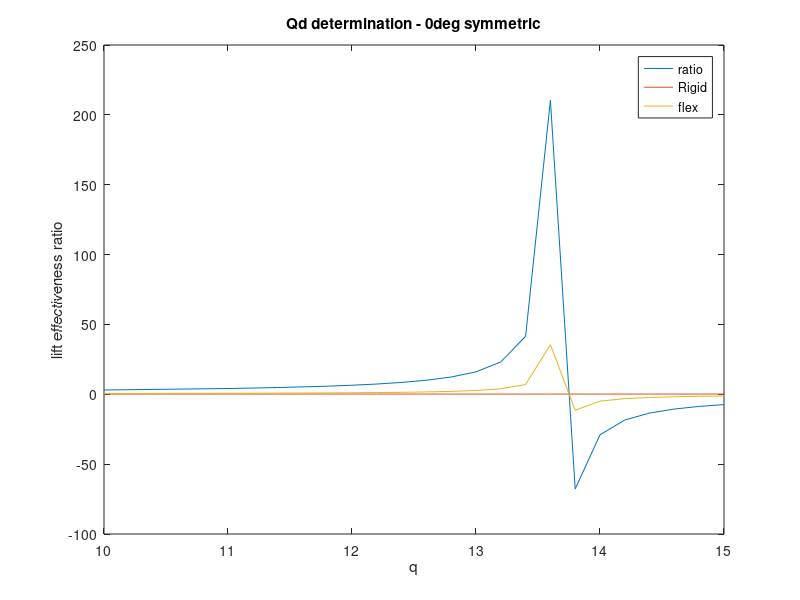

Reproduce this figure in MATLAB. (Note: this script raises an error after producing the figure.)
clc
clear all
b = 120; %in
c = 48;
S = c*b;
q =         [10.0    11.0    11.4    11.8    12.0    12.2   12.4    12.6    12.8    13.0    13.2    13.4    13.6     13.8     14.0    14.2    14.4      14.6     14.8    15.0]
Cl_rigid =  [0.1688  0.1688  0.1688  0.1688  0.1688  0.1688 0.1688  0.1688  0.1688  0.1688  0.1688  0.1688  0.1688   0.1688   0.1688  0.1688  0.1688    0.1688   0.1688  0.1688 ]
Cl_flex =   [0.5176  0.6971  0.8136  0.9805  1.0943  1.2395 1.4312  1.6960  2.0856  2.7154  3.9062  7.0108  35.5105 -11.4362 -4.8974 -3.1046 -2.266    -1.7810  -1.4641 -1.2411 ]
r = (q.*S.*Cl_flex)./(q.*S.*Cl_rigid)
figure(1)
plot(q,r,'DisplayName','ratio')
hold on
plot(q,Cl_rigid,"DisplayName",'Rigid')
plot(q,Cl_flex,"DisplayName",'flex')
legend
title('Qd determination - 0deg symmetric')
xlabel('q')
ylabel('lift effectiveness ratio')
hold off
yline(0,'DisplayName','x-intercept') 
xline(13.75,'DisplayName','Qd = 13.75')